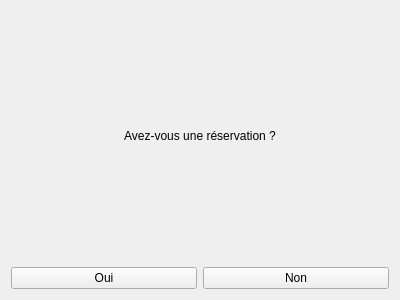
<?xml version="1.0" encoding="UTF-8"?>
<ui version="4.0">
 <class>ReservationWindow</class>
 <widget class="QWidget" name="ReservationWindow">
  <property name="geometry">
   <rect>
    <x>0</x>
    <y>0</y>
    <width>400</width>
    <height>300</height>
   </rect>
  </property>
  <property name="windowTitle">
   <string>Réservation</string>
  </property>
  <layout class="QVBoxLayout" name="verticalLayout">
   <item>
    <widget class="QLabel" name="questionLabel">
     <property name="text">
      <string>Avez-vous une réservation ?</string>
     </property>
     <property name="alignment">
      <set>Qt::AlignCenter</set>
     </property>
    </widget>
   </item>
   <item>
    <layout class="QHBoxLayout" name="buttonLayout">
     <item>
      <widget class="QPushButton" name="yesButton">
       <property name="text">
        <string>Oui</string>
       </property>
      </widget>
     </item>
     <item>
      <widget class="QPushButton" name="noButton">
       <property name="text">
        <string>Non</string>
       </property>
      </widget>
     </item>
    </layout>
   </item>
  </layout>
 </widget>
</ui>
